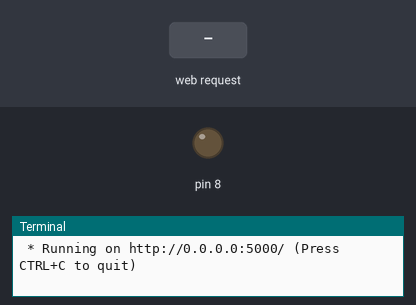
The program below on a simulated Raspberry Pi (header pin numbers). Parts: output pins drawn as LEDs (lit = HIGH), the last lines printed to the terminal. The test bench sets the inputs (shaded band). Databases and web services accept everything at once and return nothing; the clock reads 2024-03-15 10:24:30 at power-on unless the program sets it.

Above: at 1.2 s.
1.3 s: HTTP request for /on received
At 2.7 s:
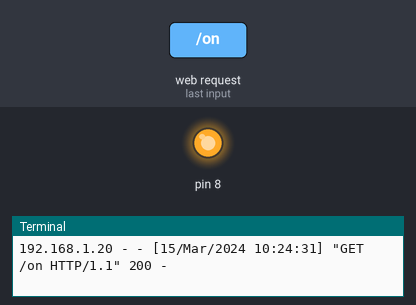
4.3 s: HTTP request for /off received
At 5.0 s:
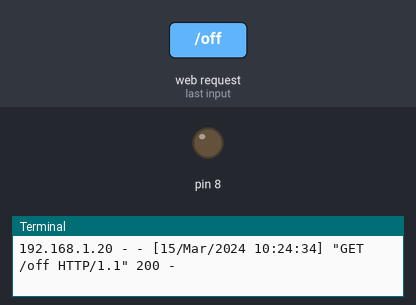
Timing chart, 0 to 7.3 s (numbered marks = the images above; inputs shaded):
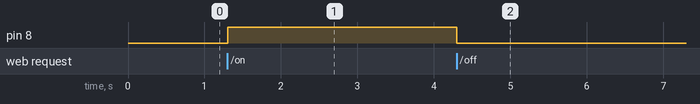

Measured:
- after the input at 1.3 s, pin 8: LOW → HIGH at once
- after the input at 4.3 s, pin 8: HIGH → LOW at once

The program:

index.py
```python
from flask import Flask, request, render_template
import RPi.GPIO as GPIO
import connectDB

app = Flask(__name__)
GPIO.setmode(GPIO.BOARD)
GPIO.setup(8, GPIO.OUT, initial=GPIO.LOW)

@app.route("/")
def home():
    return render_template("index.html")

@app.route("/on")
def led_on():
    try:
        GPIO.output(8, GPIO.HIGH)
        connectDB.insertStatus('on')
        return "ok"
    except:
        return "fail"

@app.route("/off")
def led_off():
    try:
        GPIO.output(8, GPIO.LOW)
        connectDB.insertStatus('off')
        return "ok"
    except:
        return "fail"

if __name__ == "__main__":
    app.run(host="0.0.0.0")
```

connectDB.py
```python
import pymysql

def insertStatus(status):
    conn = pymysql.connect(host='localhost', user='bssmMrchoi', password='q1w2e3', db='webapp')
    cur = conn.cursor() #SQL 문을 실행하거나 실행된 결과를 돌려받는 통로
    cur.execute("insert into record_led(status) values('{0}')".format(status))
    conn.commit()
    conn.close()
```
